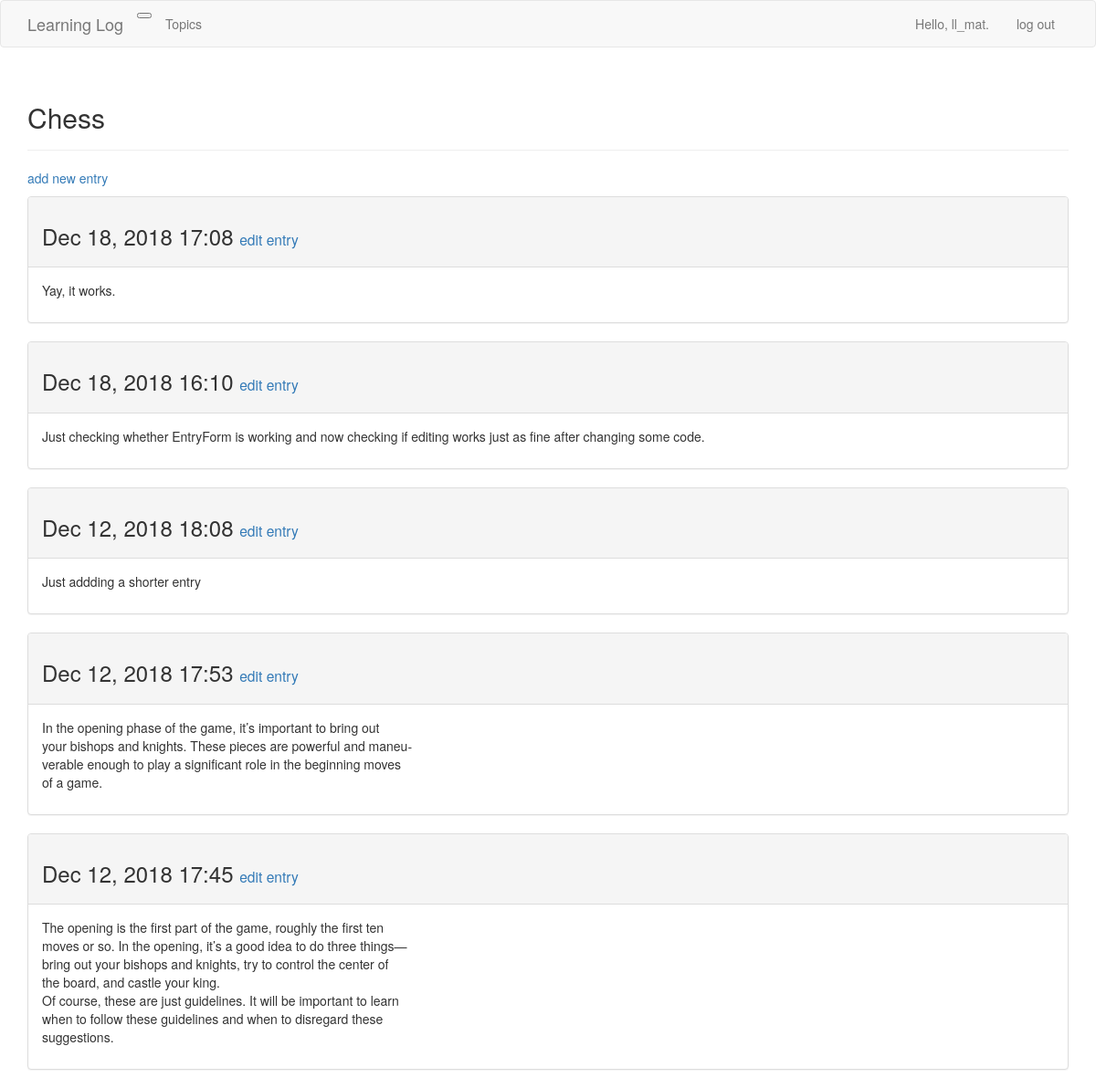
The page /topics/1/ (signed in) on the database its author committed.
### learning_logs/models.py (models this page shows, shortened)
class Topic(models.Model):
    text = models.CharField(max_length=200)
    date_added = models.DateTimeField(auto_now_add=True)
    owner = models.ForeignKey(User, on_delete=models.PROTECT)
    def __str__(self):
        return self.text

class Entry(models.Model):
    topic = models.ForeignKey(Topic, on_delete=models.PROTECT)
    text = models.TextField()
    date_added = models.DateTimeField(auto_now_add=True)
    class Meta:
        verbose_name_plural = 'entries'

### learning_logs/views.py (the view)
# urls.py: url(r'^topics/(?P<topic_id>\d+)/$', views.topic, name='topic'),
@login_required
def topic(request, topic_id):
    topic = Topic.objects.get(id=topic_id)
    if topic.owner != request.user:
        raise Http404
    entries = topic.entry_set.order_by('-date_added')
    context = {'topic' : topic, 'entries' : entries}
    return render(request, 'learning_logs/topic.html', context)

### learning_logs/templates/learning_logs/topic.html
{% extends 'learning_logs/base.html' %}
{% block header %}
  <h2>{{ topic }}</h2>
{% endblock header %}
{% block content %}
  <p>
    <a href="{% url 'learning_logs:new_entry' topic.id %}">add new entry</a>
  </p>
  {% for entry in entries %}
    <div class="panel panel-default">
      <div class="panel-heading">
        <h3>
          {{ entry.date_added|date:'M d, Y H:i' }}
          <small>
            <a href="{% url 'learning_logs:edit_entry' entry.id %}">
              edit entry</a>
          </small>
        </h3>
      </div>
      <div class="panel-body">
        {{ entry.text|linebreaks }}
      </div>
    </div>
  {% empty %}
    There are no entries for this topic yet.
  {% endfor %}
{% endblock content %}

### learning_logs/templates/learning_logs/base.html (shortened to what this page needs)
{% load bootstrap3 %}
<!DOCTYPE html>
<html lang='en'>
  <head>
    {% bootstrap_css %}
  </head>
  <body>
    <nav class="navbar navbar-default naavbar-static-top">
      <div class="container">
        <div class="navbar-header">
          <button type="button" class-"navbar-toggle collapsed"
              data-toggle="collapse" data-target="#navbar"
              aria-expanded="false" aria-controls="navbar">
          </button>
          <a class="navbar-brand" href="{% url 'learning_logs:index' %}">
              Learning Log</a>
        </div>
        <div id="navbar" class="navbar-collapse collapse">
          <ul class="nav navbar-nav">
            <li><a href="{% url 'learning_logs:topics' %}">Topics</a></li>
          </ul>
          <ul class="nav navbar-nav navbar-right">
            {% if user.is_authenticated %}
              <li><a>Hello, {{ user.username }}.</a></li>
              <li><a href="{% url 'users:logout' %}">log out</a></li>
            {% else %}
              <li><a href="{% url 'users:register' %}">register</a></li>
              <li><a href="{% url 'users:login' %}">login</a></li>
            {% endif %}
          </ul>
        </div>
      </div>
    </nav>
    <div class="container">
      <div class="page-header">
        {% block header %}{% endblock header %}
      </div>
      <div>
        {% block content %}{% endblock content %}
      </div>
    </div>
  </body>
</html>

### rows shown on the page
Topic: text "Chess"
Entry: date_added "Dec 18, 2018 17:08", text "Yay, it works."
Entry: date_added "Dec 18, 2018 16:10", text "Just checking whether EntryForm is working and now checking if editing works just as fine after changing some code."
Entry: date_added "Dec 12, 2018 18:08", text "Just addding a shorter entry"
Entry: date_added "Dec 12, 2018 17:53", text "In the opening phase of the game, it’s important to bring out your bishops and knights. These pieces are powerful and maneu- verable enough to play a significant role in the beginning moves of a game."
Entry: date_added "Dec 12, 2018 17:45", text "The opening is the first part of the game, roughly the first ten moves or so. In the opening, it’s a good idea to do three things— bring out your bishops and knights, try to control the center of the board, and castle your king. Of course, these are just guidelines. It will be important to learn when to follow these guidelines and when to disregard these suggestions."

### other values the page prints
{{ user.username }} "ll_mat"
